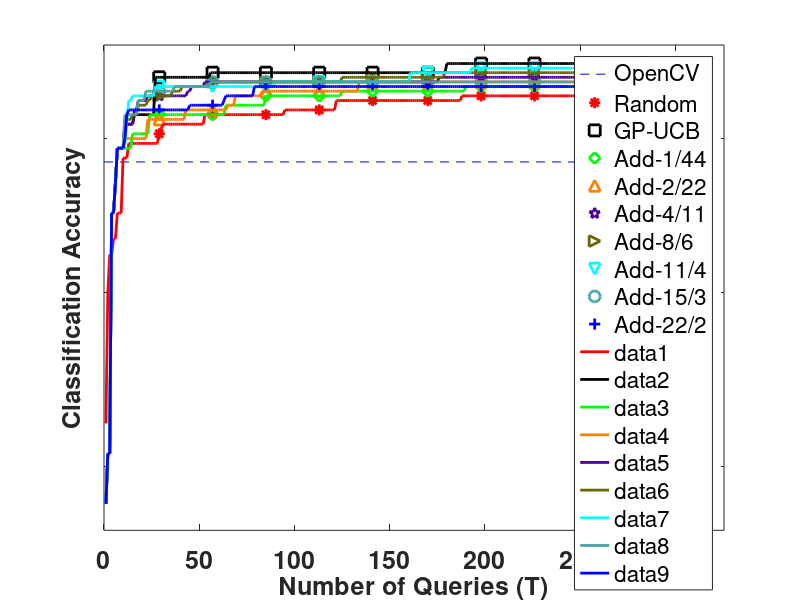

MATLAB code for this plot:
% plot VJ results

% collectVJResults;
clear all;
% load('results/alpha'); % explore range = 7
load('results/beta'); % explore range = 5

% Prelims
close all;
% PLOT_ERR_BARS = true;
PLOT_ERR_BARS = false;
NUM_ERR_BARS = 10;
MARKER_SIZE = 8;
LINE_WIDTH = 2;
SAVE_FILE_FORMAT = 'png';

resultsDir = 'results/';
plotColours = {'c', 'b', 'r', 'm', 'k', 'g', [255 128 0]/255, ...
  [76, 0, 153]/253, [102 102 0]/255, 'c', [76, 160, 163]/253, 'b', 'y'};
plotShapesDot = {'o.', '+.', '*.', 'x.', 's.', 'd.', '^.', 'p.', '>.', 'v.', ...
      'o.', '+.', '*.', 'x.', 's.'};
plotShapes = {'o', '+', '*', 'x', 's', 'd', '^', 'p', '>', 'v', ...
      'o', '+', '*', 'x', 's'};
% plotFunc = @semilogx;
% plotFunc = @loglog;
plotFunc = @semilogy;
% plotFunc = @plot
qq = 1:totalNumQueries;
qqq = round(linspace(1,totalNumQueries, NUM_ERR_BARS+2)); qqq = qqq(2:end-1);
experimentIdxs = boAddMaxVals(:, end, 1) > 80; % Discard the bad stuff
numExperiments = sum(experimentIdxs);
numExperiments,

numDimsPerGroupCands,
% candPlotIdxs = [1 2 5 7 8 9]; %[2, 3, 4, 5]; % for 10D example
candPlotIdxs = [1 2 3 4 5 6 7 8];

boAddMaxVals = boAddMaxVals(:,:,candPlotIdxs);
numDimsPerGroupCands = numDimsPerGroupCands(candPlotIdxs);

% First remove the zero entries
boAddMaxVals = boAddMaxVals(experimentIdxs, :, :);
randMaxVals = randMaxVals(experimentIdxs, :);

for regIter = 1:1

  if regIter == 1 % First Do Simple Regret
    % Mean
    AddRegMean = mean(boAddMaxVals, 1);
    randRegMean = mean(randMaxVals, 1);
    % Std
    AddRegStdErr = std(boAddMaxVals, 1)/sqrt(numExperiments);
    randRegStdErr = std(randMaxVals, 1)/sqrt(numExperiments);
    % For diRect
    % diRectReg = diRectMaxVals;
    % figTitlePrefix = 'Max Vals';

  else % Now do Cumulative Regret

  end

  % Correct extra terms for diRect
  % diRectReg = diRectReg(1:totalNumQueries);
  
  % Store the minimum and maximum for Plotting
  addRegMeanMinVals = AddRegMean(1, 1, :);
  minPlotVal = min([randRegMean(1); addRegMeanMinVals(:)])
  addRegMeanMaxVals = AddRegMean(1, end, :);
  maxPlotVal = max([ randRegMean(end);addRegMeanMaxVals(:)])

  % First plot the nominal value
  figure;
  plotFunc([0 totalNumQueries], [88.4 88.4], 'b--');
  hold on,

  % Plot Iteration statistics
  plotFunc(qqq, randRegMean(qqq), plotShapes{3}, 'Color', plotColours{3}, ...
     'MarkerSize', MARKER_SIZE, 'LineWidth', LINE_WIDTH); hold on,
  if regIter == 1, % Don't plot Cum Regret for DiRect
    % plotFunc(qqq, diRectReg(qqq), plotShapes{4}, 'Color', plotColours{4}, ...
     % 'MarkerSize', MARKER_SIZE, 'LineWidth', LINE_WIDTH); hold on,
  end
  if regIter == 1
    % legEntries = {'OpenCV', 'Random', 'DiRect' };
    legEntries = {'OpenCV', 'Random'};
  else
    legEntries = {'Random', 'BO-KD', 'BO-UD'};
  end
  numBaseLegEntries = numel(legEntries);
  for i = 1:numel(candPlotIdxs)
    plotFunc(qqq, AddRegMean(1,qqq,i), plotShapes{4+i}, 'Color', plotColours{4+i}, ...
  'MarkerSize', MARKER_SIZE, 'LineWidth', LINE_WIDTH);
    numGroups = ceil(numDims/numDimsPerGroupCands(i));
    if i==1
    legEntries{numBaseLegEntries+i} = 'GP-UCB';
    else
    legEntries{numBaseLegEntries+i} = sprintf('Add-%d/%d', ...
        numDimsPerGroupCands(i), numGroups);
    end
  end
  legend(legEntries);
  % Now reproduce the curve without the bullets 
  plotFunc(qq, randRegMean, 'Color', plotColours{3}, 'LineWidth', LINE_WIDTH); hold on,
  if regIter == 1, % Don't plot Cum Regret for DiRect
    % plotFunc(qq, diRectReg, 'Color', plotColours{4}, 'LineWidth', LINE_WIDTH); hold on,
  end
  for i = 1:numel(candPlotIdxs)
    plotFunc(qq, AddRegMean(1,:,i), 'Color', plotColours{4+i}, 'LineWidth', LINE_WIDTH);
  end

  % Plot Error Bars
  if PLOT_ERR_BARS & (numExperiments > 1)
    errorbar(qqq, randRegMean(qqq), randRegStdErr(qqq), '.', 'Color', plotColours{3});
    for i = 1:numel(candPlotIdxs)
      errorbar(qqq, AddRegMean(1,qqq,i), AddRegStdErr(1,qqq,i), '.', ...
        'Color', plotColours{4+i});
    end
  end

  plotRange = maxPlotVal - minPlotVal; 
  xlim([0 1.05*totalNumQueries]);
  ylim([minPlotVal - plotRange*0.05, maxPlotVal + plotRange*0.05]);
  ylabel('Classification Accuracy');
  xlabel('Number of Queries (T)');
%   titlestr = 'Viola & Jones'; title(titlestr);

  set(0,'defaultAxesFontName', 'Dejavu Sans')
    set(findall(gca, '-property', 'FontSize'), 'FontSize', 18, ...
      'fontWeight', 'bold');

end

